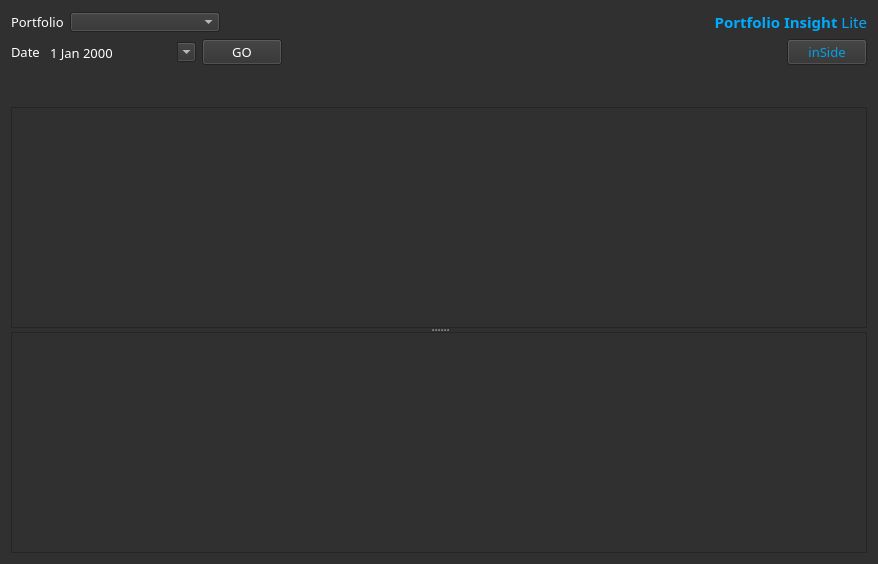
<?xml version="1.0" encoding="UTF-8"?>
<ui version="4.0">
 <class>Form</class>
 <widget class="QWidget" name="Form">
  <property name="geometry">
   <rect>
    <x>0</x>
    <y>0</y>
    <width>878</width>
    <height>564</height>
   </rect>
  </property>
  <property name="windowTitle">
   <string>Portfolio Insight Lite</string>
  </property>
  <property name="styleSheet">
   <string notr="true">background-color: rgb(48, 48, 48);
font: 10pt &quot;Bloomberg Prop Unicode N&quot;;
color: rgb(255, 255, 255);
</string>
  </property>
  <layout class="QGridLayout" name="gridLayout">
   <item row="0" column="0">
    <layout class="QVBoxLayout" name="verticalLayout">
     <item>
      <layout class="QHBoxLayout" name="horizontalLayout">
       <item>
        <widget class="QLabel" name="label">
         <property name="font">
          <font>
           <family>Bloomberg Prop Unicode N</family>
           <pointsize>10</pointsize>
          </font>
         </property>
         <property name="styleSheet">
          <string notr="true">color: rgb(255, 255, 255);</string>
         </property>
         <property name="text">
          <string>Portfolio</string>
         </property>
        </widget>
       </item>
       <item>
        <widget class="QComboBox" name="comboBoxPortfolio">
         <property name="minimumSize">
          <size>
           <width>150</width>
           <height>20</height>
          </size>
         </property>
         <property name="maximumSize">
          <size>
           <width>150</width>
           <height>20</height>
          </size>
         </property>
         <property name="font">
          <font>
           <family>Bloomberg Prop Unicode N</family>
           <pointsize>10</pointsize>
          </font>
         </property>
         <property name="styleSheet">
          <string notr="true">color: rgb(255, 255, 255);</string>
         </property>
        </widget>
       </item>
       <item>
        <spacer name="horizontalSpacer_2">
         <property name="orientation">
          <enum>Qt::Horizontal</enum>
         </property>
         <property name="sizeHint" stdset="0">
          <size>
           <width>158</width>
           <height>21</height>
          </size>
         </property>
        </spacer>
       </item>
       <item>
        <widget class="QLabel" name="label_2">
         <property name="font">
          <font>
           <family>Bloomberg Prop Unicode N</family>
           <pointsize>10</pointsize>
           <weight>50</weight>
           <italic>false</italic>
           <bold>false</bold>
          </font>
         </property>
         <property name="cursor">
          <cursorShape>ArrowCursor</cursorShape>
         </property>
         <property name="text">
          <string>&lt;html&gt;&lt;head/&gt;&lt;body&gt;&lt;p&gt;&lt;span style=&quot; font-size:11pt; font-weight:600; color:#00aaff;&quot;&gt;Portfolio Insight &lt;/span&gt;&lt;span style=&quot; font-size:11pt; color:#00aaff;&quot;&gt;Lite&lt;/span&gt;&lt;/p&gt;&lt;/body&gt;&lt;/html&gt;</string>
         </property>
         <property name="alignment">
          <set>Qt::AlignRight|Qt::AlignTrailing|Qt::AlignVCenter</set>
         </property>
        </widget>
       </item>
      </layout>
     </item>
     <item>
      <layout class="QHBoxLayout" name="horizontalLayout_2">
       <item>
        <widget class="QLabel" name="label_5">
         <property name="font">
          <font>
           <family>Bloomberg Prop Unicode N</family>
           <pointsize>10</pointsize>
          </font>
         </property>
         <property name="styleSheet">
          <string notr="true">color: rgb(255, 255, 255);</string>
         </property>
         <property name="text">
          <string>Date</string>
         </property>
        </widget>
       </item>
       <item>
        <widget class="QDateEdit" name="dateEdit">
         <property name="enabled">
          <bool>true</bool>
         </property>
         <property name="minimumSize">
          <size>
           <width>150</width>
           <height>20</height>
          </size>
         </property>
         <property name="maximumSize">
          <size>
           <width>120</width>
           <height>20</height>
          </size>
         </property>
         <property name="palette">
          <palette>
           <active>
            <colorrole role="WindowText">
             <brush brushstyle="SolidPattern">
              <color alpha="255">
               <red>255</red>
               <green>255</green>
               <blue>255</blue>
              </color>
             </brush>
            </colorrole>
            <colorrole role="Button">
             <brush brushstyle="SolidPattern">
              <color alpha="255">
               <red>48</red>
               <green>48</green>
               <blue>48</blue>
              </color>
             </brush>
            </colorrole>
            <colorrole role="Text">
             <brush brushstyle="SolidPattern">
              <color alpha="255">
               <red>255</red>
               <green>255</green>
               <blue>255</blue>
              </color>
             </brush>
            </colorrole>
            <colorrole role="ButtonText">
             <brush brushstyle="SolidPattern">
              <color alpha="255">
               <red>255</red>
               <green>255</green>
               <blue>255</blue>
              </color>
             </brush>
            </colorrole>
            <colorrole role="Base">
             <brush brushstyle="SolidPattern">
              <color alpha="255">
               <red>48</red>
               <green>48</green>
               <blue>48</blue>
              </color>
             </brush>
            </colorrole>
            <colorrole role="Window">
             <brush brushstyle="SolidPattern">
              <color alpha="255">
               <red>48</red>
               <green>48</green>
               <blue>48</blue>
              </color>
             </brush>
            </colorrole>
            <colorrole role="Highlight">
             <brush brushstyle="SolidPattern">
              <color alpha="255">
               <red>48</red>
               <green>48</green>
               <blue>48</blue>
              </color>
             </brush>
            </colorrole>
           </active>
           <inactive>
            <colorrole role="WindowText">
             <brush brushstyle="SolidPattern">
              <color alpha="255">
               <red>255</red>
               <green>255</green>
               <blue>255</blue>
              </color>
             </brush>
            </colorrole>
            <colorrole role="Button">
             <brush brushstyle="SolidPattern">
              <color alpha="255">
               <red>48</red>
               <green>48</green>
               <blue>48</blue>
              </color>
             </brush>
            </colorrole>
            <colorrole role="Text">
             <brush brushstyle="SolidPattern">
              <color alpha="255">
               <red>255</red>
               <green>255</green>
               <blue>255</blue>
              </color>
             </brush>
            </colorrole>
            <colorrole role="ButtonText">
             <brush brushstyle="SolidPattern">
              <color alpha="255">
               <red>255</red>
               <green>255</green>
               <blue>255</blue>
              </color>
             </brush>
            </colorrole>
            <colorrole role="Base">
             <brush brushstyle="SolidPattern">
              <color alpha="255">
               <red>48</red>
               <green>48</green>
               <blue>48</blue>
              </color>
             </brush>
            </colorrole>
            <colorrole role="Window">
             <brush brushstyle="SolidPattern">
              <color alpha="255">
               <red>48</red>
               <green>48</green>
               <blue>48</blue>
              </color>
             </brush>
            </colorrole>
            <colorrole role="Highlight">
             <brush brushstyle="SolidPattern">
              <color alpha="255">
               <red>48</red>
               <green>48</green>
               <blue>48</blue>
              </color>
             </brush>
            </colorrole>
           </inactive>
           <disabled>
            <colorrole role="WindowText">
             <brush brushstyle="SolidPattern">
              <color alpha="255">
               <red>255</red>
               <green>255</green>
               <blue>255</blue>
              </color>
             </brush>
            </colorrole>
            <colorrole role="Button">
             <brush brushstyle="SolidPattern">
              <color alpha="255">
               <red>48</red>
               <green>48</green>
               <blue>48</blue>
              </color>
             </brush>
            </colorrole>
            <colorrole role="Text">
             <brush brushstyle="SolidPattern">
              <color alpha="255">
               <red>255</red>
               <green>255</green>
               <blue>255</blue>
              </color>
             </brush>
            </colorrole>
            <colorrole role="ButtonText">
             <brush brushstyle="SolidPattern">
              <color alpha="255">
               <red>255</red>
               <green>255</green>
               <blue>255</blue>
              </color>
             </brush>
            </colorrole>
            <colorrole role="Base">
             <brush brushstyle="SolidPattern">
              <color alpha="255">
               <red>48</red>
               <green>48</green>
               <blue>48</blue>
              </color>
             </brush>
            </colorrole>
            <colorrole role="Window">
             <brush brushstyle="SolidPattern">
              <color alpha="255">
               <red>48</red>
               <green>48</green>
               <blue>48</blue>
              </color>
             </brush>
            </colorrole>
            <colorrole role="Highlight">
             <brush brushstyle="SolidPattern">
              <color alpha="255">
               <red>51</red>
               <green>153</green>
               <blue>255</blue>
              </color>
             </brush>
            </colorrole>
           </disabled>
          </palette>
         </property>
         <property name="font">
          <font>
           <family>Bloomberg Prop Unicode N</family>
           <pointsize>10</pointsize>
          </font>
         </property>
         <property name="accessibleName">
          <string/>
         </property>
         <property name="accessibleDescription">
          <string/>
         </property>
         <property name="autoFillBackground">
          <bool>true</bool>
         </property>
         <property name="styleSheet">
          <string notr="true">color: rgb(255, 255, 255);</string>
         </property>
         <property name="wrapping">
          <bool>false</bool>
         </property>
         <property name="frame">
          <bool>false</bool>
         </property>
         <property name="buttonSymbols">
          <enum>QAbstractSpinBox::UpDownArrows</enum>
         </property>
         <property name="calendarPopup">
          <bool>true</bool>
         </property>
        </widget>
       </item>
       <item>
        <widget class="QPushButton" name="pushButtonGO">
         <property name="minimumSize">
          <size>
           <width>50</width>
           <height>20</height>
          </size>
         </property>
         <property name="maximumSize">
          <size>
           <width>120</width>
           <height>40</height>
          </size>
         </property>
         <property name="font">
          <font>
           <family>Bloomberg Prop Unicode N</family>
           <pointsize>10</pointsize>
          </font>
         </property>
         <property name="styleSheet">
          <string notr="true">color: rgb(255, 255, 255);</string>
         </property>
         <property name="text">
          <string>GO</string>
         </property>
        </widget>
       </item>
       <item>
        <spacer name="horizontalSpacer">
         <property name="orientation">
          <enum>Qt::Horizontal</enum>
         </property>
         <property name="sizeHint" stdset="0">
          <size>
           <width>138</width>
           <height>21</height>
          </size>
         </property>
        </spacer>
       </item>
       <item>
        <widget class="QPushButton" name="pushButtonIN">
         <property name="minimumSize">
          <size>
           <width>50</width>
           <height>20</height>
          </size>
         </property>
         <property name="maximumSize">
          <size>
           <width>120</width>
           <height>40</height>
          </size>
         </property>
         <property name="font">
          <font>
           <family>Bloomberg Prop Unicode N</family>
           <pointsize>10</pointsize>
          </font>
         </property>
         <property name="styleSheet">
          <string notr="true">color: rgb(0, 162, 232);</string>
         </property>
         <property name="text">
          <string>inSide</string>
         </property>
        </widget>
       </item>
      </layout>
     </item>
     <item>
      <widget class="QTextEdit" name="textEdit1">
       <property name="minimumSize">
        <size>
         <width>130</width>
         <height>30</height>
        </size>
       </property>
       <property name="maximumSize">
        <size>
         <width>1000</width>
         <height>30</height>
        </size>
       </property>
       <property name="frameShape">
        <enum>QFrame::NoFrame</enum>
       </property>
       <property name="readOnly">
        <bool>true</bool>
       </property>
      </widget>
     </item>
     <item>
      <widget class="QSplitter" name="splitter">
       <property name="orientation">
        <enum>Qt::Vertical</enum>
       </property>
       <widget class="QTableWidget" name="tableOne">
        <property name="sizePolicy">
         <sizepolicy hsizetype="Expanding" vsizetype="Expanding">
          <horstretch>0</horstretch>
          <verstretch>0</verstretch>
         </sizepolicy>
        </property>
        <property name="font">
         <font>
          <family>Bloomberg Prop Unicode N</family>
          <pointsize>10</pointsize>
          <weight>50</weight>
          <italic>false</italic>
          <bold>false</bold>
         </font>
        </property>
        <property name="textElideMode">
         <enum>Qt::ElideLeft</enum>
        </property>
        <property name="sortingEnabled">
         <bool>true</bool>
        </property>
       </widget>
       <widget class="QTableWidget" name="tableTwo">
        <property name="sizePolicy">
         <sizepolicy hsizetype="Expanding" vsizetype="Expanding">
          <horstretch>0</horstretch>
          <verstretch>0</verstretch>
         </sizepolicy>
        </property>
        <property name="maximumSize">
         <size>
          <width>16777215</width>
          <height>500</height>
         </size>
        </property>
        <property name="font">
         <font>
          <family>Bloomberg Prop Unicode N</family>
          <pointsize>10</pointsize>
          <weight>50</weight>
          <italic>false</italic>
          <bold>false</bold>
         </font>
        </property>
        <property name="textElideMode">
         <enum>Qt::ElideLeft</enum>
        </property>
        <property name="sortingEnabled">
         <bool>true</bool>
        </property>
       </widget>
      </widget>
     </item>
    </layout>
   </item>
  </layout>
 </widget>
 <resources/>
 <connections/>
</ui>
